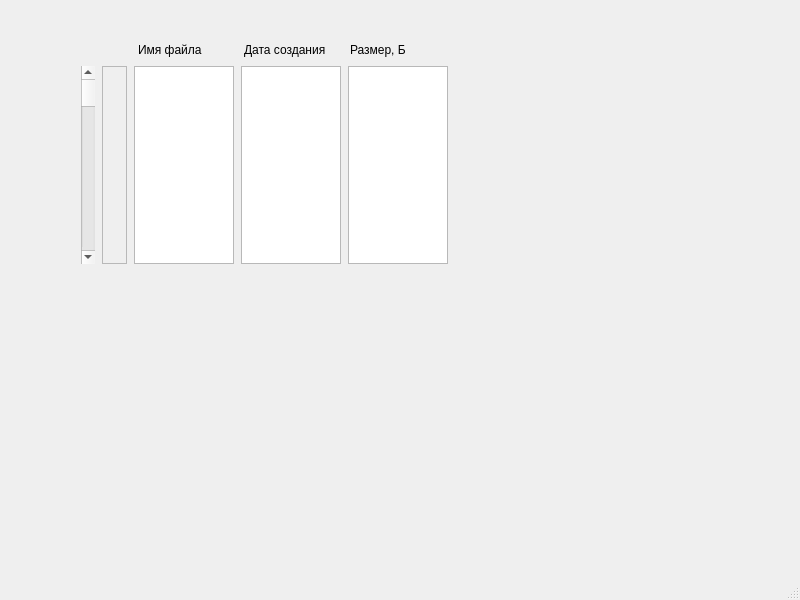
<?xml version="1.0" encoding="UTF-8"?>
<ui version="4.0">
 <class>ChoosingFiles</class>
 <widget class="QMainWindow" name="ChoosingFiles">
  <property name="geometry">
   <rect>
    <x>0</x>
    <y>0</y>
    <width>800</width>
    <height>600</height>
   </rect>
  </property>
  <property name="windowTitle">
   <string>MainWindow</string>
  </property>
  <widget class="QWidget" name="centralwidget">
   <widget class="QWidget" name="">
    <property name="geometry">
     <rect>
      <x>80</x>
      <y>40</y>
      <width>370</width>
      <height>224</height>
     </rect>
    </property>
    <layout class="QGridLayout" name="gridLayout">
     <item row="0" column="0">
      <layout class="QHBoxLayout" name="horizontalLayout_2">
       <item>
        <spacer name="horizontalSpacer">
         <property name="orientation">
          <enum>Qt::Horizontal</enum>
         </property>
         <property name="sizeHint" stdset="0">
          <size>
           <width>47</width>
           <height>20</height>
          </size>
         </property>
        </spacer>
       </item>
       <item>
        <widget class="QLabel" name="label">
         <property name="minimumSize">
          <size>
           <width>100</width>
           <height>0</height>
          </size>
         </property>
         <property name="maximumSize">
          <size>
           <width>16777215</width>
           <height>16777215</height>
          </size>
         </property>
         <property name="text">
          <string>Имя файла</string>
         </property>
        </widget>
       </item>
       <item>
        <widget class="QLabel" name="label_2">
         <property name="minimumSize">
          <size>
           <width>100</width>
           <height>0</height>
          </size>
         </property>
         <property name="text">
          <string>Дата создания</string>
         </property>
        </widget>
       </item>
       <item>
        <widget class="QLabel" name="label_3">
         <property name="minimumSize">
          <size>
           <width>100</width>
           <height>0</height>
          </size>
         </property>
         <property name="text">
          <string>Размер, Б</string>
         </property>
        </widget>
       </item>
      </layout>
     </item>
     <item row="1" column="0">
      <layout class="QHBoxLayout" name="horizontalLayout">
       <item>
        <widget class="QScrollBar" name="verticalScrollBar">
         <property name="orientation">
          <enum>Qt::Vertical</enum>
         </property>
        </widget>
       </item>
       <item>
        <widget class="QListWidget" name="listWidget">
         <property name="enabled">
          <bool>false</bool>
         </property>
         <property name="minimumSize">
          <size>
           <width>0</width>
           <height>0</height>
          </size>
         </property>
         <property name="maximumSize">
          <size>
           <width>25</width>
           <height>16777209</height>
          </size>
         </property>
        </widget>
       </item>
       <item>
        <widget class="QListWidget" name="listWidget_2">
         <property name="maximumSize">
          <size>
           <width>100</width>
           <height>16777215</height>
          </size>
         </property>
        </widget>
       </item>
       <item>
        <widget class="QListWidget" name="listWidget_4">
         <property name="maximumSize">
          <size>
           <width>100</width>
           <height>16777215</height>
          </size>
         </property>
        </widget>
       </item>
       <item>
        <widget class="QListWidget" name="listWidget_3">
         <property name="maximumSize">
          <size>
           <width>100</width>
           <height>16777215</height>
          </size>
         </property>
        </widget>
       </item>
      </layout>
     </item>
    </layout>
   </widget>
  </widget>
  <widget class="QMenuBar" name="menubar">
   <property name="geometry">
    <rect>
     <x>0</x>
     <y>0</y>
     <width>800</width>
     <height>21</height>
    </rect>
   </property>
  </widget>
  <widget class="QStatusBar" name="statusbar"/>
 </widget>
 <resources/>
 <connections/>
</ui>
